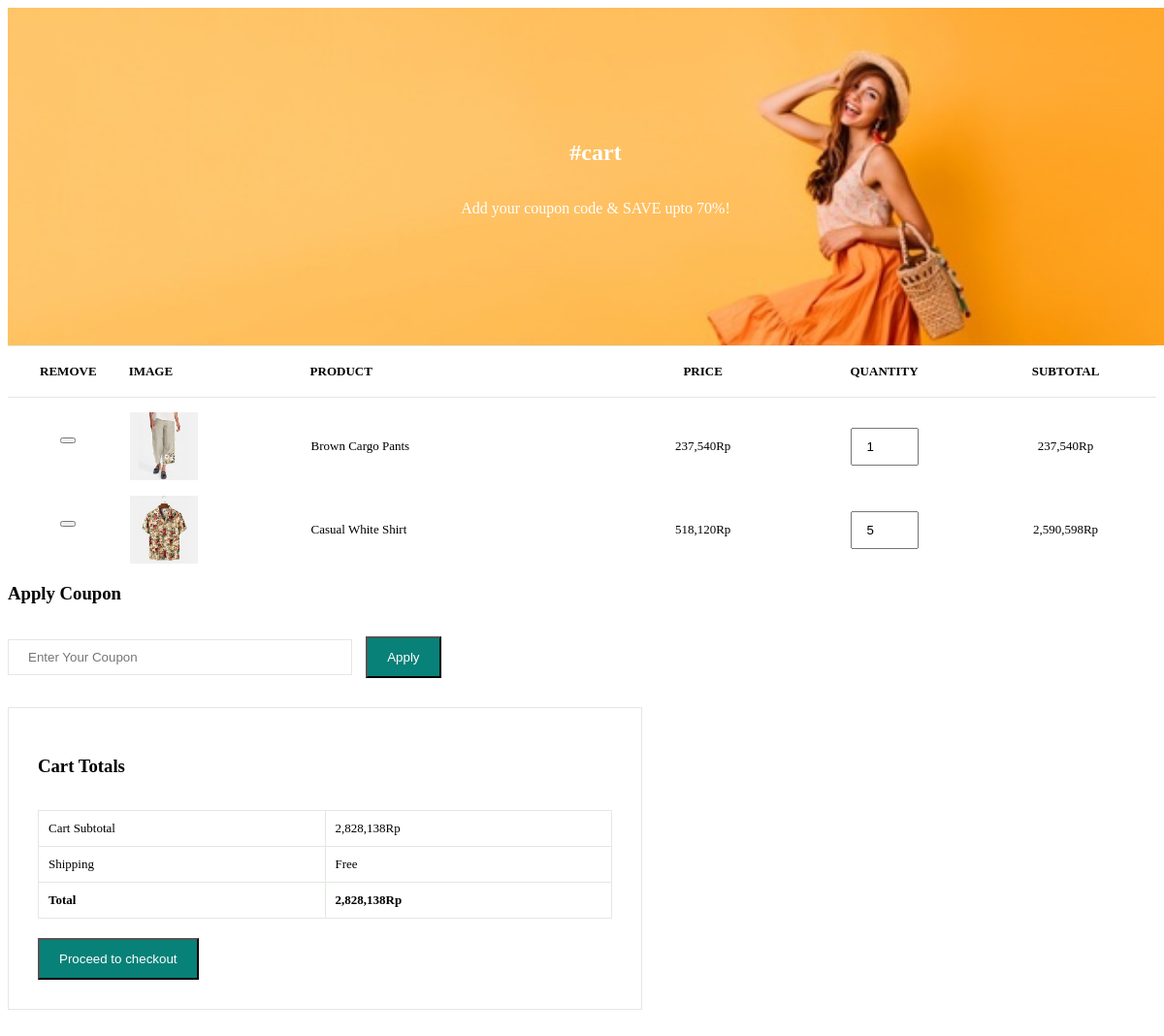
Page /src/view/cart.php (signed in) on the committed database.
### tables this page shows
CREATE TABLE `cart` (
  `cart_id` int(11) NOT NULL AUTO_INCREMENT,
  `user_id` int(11) NOT NULL,
  `product_id` int(11) NOT NULL,
  `quantity` int(11) NOT NULL,
  `created_at` datetime DEFAULT current_timestamp(),
  PRIMARY KEY (`cart_id`),
  KEY `user_id` (`user_id`),
  KEY `product_id` (`product_id`),
  CONSTRAINT `cart_ibfk_1` FOREIGN KEY (`user_id`) REFERENCES `users` (`user_id`) ON DELETE CASCADE,
  CONSTRAINT `cart_ibfk_2` FOREIGN KEY (`product_id`) REFERENCES `products` (`product_id`) ON DELETE CASCADE
);

CREATE TABLE `products` (
  `product_id` int(11) NOT NULL AUTO_INCREMENT,
  `name` varchar(100) NOT NULL,
  `description` text DEFAULT NULL,
  `price` decimal(10,2) NOT NULL,
  `stock_quantity` int(11) NOT NULL,
  `image_url` varchar(255) DEFAULT NULL,
  `rate` int(5) DEFAULT NULL,
  PRIMARY KEY (`product_id`)
);

### src/Models/cartModel.php (called while the page is built, shortened)
<?php
function getCartItems(){
        $conn = getDbConn();
        $stmt = $conn->prepare("SELECT cart.*, products.name, products.price, products.image_url
                               FROM cart
                               JOIN products ON cart.product_id = products.product_id
                               WHERE user_id = ?");
        $stmt->execute([$_SESSION['user_id']]);
        $result = $stmt-> get_result();
        return $result ->fetch_all(MYSQLI_ASSOC);
}
?>

### src/controllers/cartCont.php (called while the page is built, shortened)
<?php
require_once __DIR__ ."/../Models/cartModel.php";
$myCart =getCartItems();
?>

### src/view/cart.php (the view, shortened to what this page needs)
<?php
require_once __DIR__ . "/../controllers/cartCont.php";
?>
<link rel="stylesheet" href="/assets/css/cart.css">
<body>
    <section id="page-header" class="cart-header">
        <h2>#cart</h2>
        <p>Add your coupon code & SAVE upto 70%!</p>
    </section>
    <?php if (empty($myCart)): ?>
        <section id="cart" class="section-p1">
            <div class="empty-cart">
                <h3>Your cart is empty</h3>
                <p>Add some products to your cart to continue shopping.</p>
                <a href="" id="contShopBtn" class="normal">Continue Shopping</a>
            </div>
        </section>
    <?php else: ?>
        <section id="cart" class="section-p1">
            <table>
                <thead>
                    <tr>
                        <td>Remove</td>
                        <td>Image</td>
                        <td>Product</td>
                        <td>Price</td>
                        <td>Quantity</td>
                        <td>Subtotal</td>
                    </tr>
                </thead>
                <tbody>
                    <?php foreach ($myCart as $item): ?>
                        <tr>
                            <td>
                                <form method="POST" action="/src/controllers/cartCont.php">
                                    <button type="submit"><i class="bi bi-x-circle"></i></button>
                                </form>
                            </td>
                            <td><img src="<?php echo $item['image_url']; ?>" alt=""></td>
                            <td><?php echo $item['name']; ?></td>
                            <td><?php echo number_format($item['price'], 0); ?>Rp</td>
                            <td><input type="number" value="<?php echo $item['quantity']; ?>" min="1"></td>
                            <td><?php echo number_format($item['price'] * $item['quantity'], 0); ?>Rp</td>
                        </tr>
                    <?php endforeach; ?>
                </tbody>
            </table>
        </section>
        <section id="cart-add" class="section-p1">
            <div id="coupon">
                <h3>Apply Coupon</h3>
                <div>
                    <input type="text" placeholder="Enter Your Coupon">
                    <button class="normal">Apply</button>
                </div>
            </div>
            <div id="subtotal">
                <h3>Cart Totals</h3>
                <table>
                    <?php
                    $subtotal = 0;
                    foreach ($myCart as $item) {
                        $subtotal += $item['price'] * $item['quantity'];
                    }
                    ?>
                    <tr>
                        <td>Cart Subtotal</td>
                        <td><?php echo number_format($subtotal, 0); ?>Rp</td>
                    </tr>
                    <tr>
                        <td>Shipping</td>
                        <td>Free</td>
                    </tr>
                    <tr>
                        <td><strong>Total</strong></td>
                        <td><strong><?php echo number_format($subtotal, 0); ?>Rp</strong></td>
                    </tr>
                </table>
                <button class="normal">Proceed to checkout</button>
            </div>
        </section>
    <?php endif; ?>
</body>

### assets/css/cart.css (style rules this page uses)
#page-header { background-image: url("/assets/img/banner/b17.jpg"); width: 100%; height: 40vh; background-size: cover; display: flex; justify-content: center; text-align: center; flex-direction: column; padding: 14px; }
#page-header h2, #page-header p { color: #fff; }
#cart { overflow-x: auto; }
#cart table { width: 100%; border-collapse: collapse; table-layout: fixed; white-space: nowrap; }
#cart table img { width: 70px; }
#cart table td:nth-child(1) { width: 100px; text-align: center; }
#cart table td:nth-child(2) { width: 150px; }
#cart table td:nth-child(3) { width: 250px; }
#cart table td:nth-child(4), #cart table td:nth-child(5), #cart table td:nth-child(6) { width: 150px; text-align: center; }
#cart table td:nth-child(5) input { width: 70px; padding: 10px 5px 10px 15px; }
#cart table thead { border: 1px solid #e2e9e1; border-left: none; border-right: none; }
#cart table thead td { font-weight: 700; text-transform: uppercase; font-size: 13px; padding: 18px 0; }
#cart table tbody tr td { padding-top: 15px; }
#cart table tbody td { font-size: 13px; }
#cart-add { display: flex; flex-wrap: wrap; justify-content: space-between; }
#coupon { width: 50%; margin-bottom: 30px; }
#coupon h3, #subtotal h3 { padding-bottom: 15px; }
#coupon input { padding: 10px 20px; outline: none; width: 60%; margin-right: 10px; border: 1px solid #e2e9e1; }
#coupon button, #subtotal button { background-color: #088178; color: #fff; padding: 12px 20px; }
#subtotal { width: 50%; margin-bottom: 30px; border: 1px solid #e2e9e1; padding: 30px; }
#subtotal table { border-collapse: collapse; width: 100%; margin-bottom: 20px; }
#subtotal table td { width: 50%; border: 1px solid #e2e9e1; padding: 10px; font-size: 13px; }

### rows in the picture
cart: product.image_url (picture), product.name "Brown Cargo Pants", product.price "237,540", quantity "1", $item['price'] * $item['quantity'] "237,540"
cart: product.image_url (picture), product.name "Casual White Shirt", product.price "518,120", quantity "5", $item['price'] * $item['quantity'] "2,590,598"

### other values in the picture
$subtotal "2,828,138"
